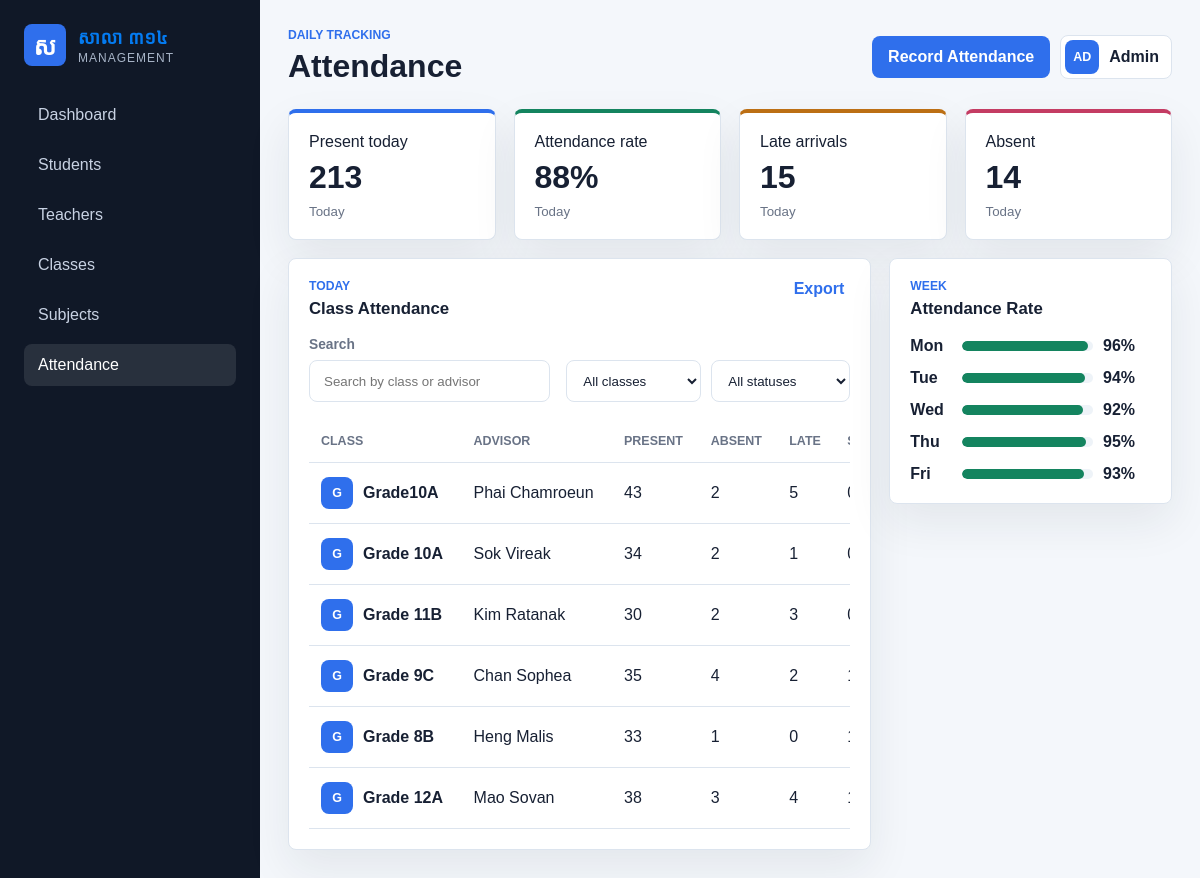
The page /attendance/ on the database its author committed.
### dashboard/models.py (models this page shows, shortened)
class AttendanceRecord(models.Model):
    STATUS_CHOICES = [
        ("Active", "Active"),
        ("Pending", "Pending"),
    ]
    school_class = models.CharField(max_length=80)
    advisor = models.CharField(max_length=120)
    present = models.PositiveIntegerField(default=0)
    absent = models.PositiveIntegerField(default=0)
    late = models.PositiveIntegerField(default=0)
    submitted = models.TimeField()
    status = models.CharField(max_length=20, choices=STATUS_CHOICES, default="Pending")
    date = models.DateField(default=timezone.localdate)
    class Meta:
        ordering = ["submitted", "school_class"]

class DailyAttendance(models.Model):
    day = models.CharField(max_length=10)
    rate = models.PositiveIntegerField()
    sort_order = models.PositiveIntegerField(default=0)
    class Meta:
        ordering = ["sort_order", "id"]

### dashboard/views.py (the view)
# urls.py: path("attendance/", views.attendance, name="attendance"),
def attendance(request):
    records = today_attendance()
    totals = records.aggregate(present=Sum("present"), absent=Sum("absent"), late=Sum("late"))
    present = totals["present"] or 0
    absent = totals["absent"] or 0
    late = totals["late"] or 0
    context = {
        "current_page": "attendance",
        "attendance_stats": [
            stat("Present today", format_number(present), "blue"),
            stat("Attendance rate", attendance_rate(records), "green"),
            stat("Late arrivals", format_number(late), "amber"),
            stat("Absent", format_number(absent), "rose"),
        ],
        "attendance_records": [
            {
                "class": record.school_class,
                "advisor": record.advisor,
                "present": record.present,
                "absent": record.absent,
                "late": record.late,
                "submitted": record.submitted.strftime("%H:%M"),
                "status": record.status,
            }
            for record in records
        ],
        "daily_breakdown": [
            {"day": day.day, "rate": f"{day.rate}%"}
            for day in DailyAttendance.objects.all()
        ],
    }
    return render(request, "dashboard/attendance.html", context)

### dashboard/views.py (called while the page is built)
def format_number(value):
    return f"{value:,}"

def attendance_rate(records):
    totals = records.aggregate(present=Sum("present"), absent=Sum("absent"), late=Sum("late"))
    present = totals["present"] or 0
    absent = totals["absent"] or 0
    late = totals["late"] or 0
    total = present + absent + late
    if total == 0:
        return "0%"
    return f"{round((present / total) * 100)}%"

def stat(label, value, tone, change="Current academic year"):
    return {"label": label, "value": value, "tone": tone, "change": change}

def today_attendance():
    records = AttendanceRecord.objects.filter(date=timezone.localdate())
    if records.exists():
        return records
    return AttendanceRecord.objects.all()

### dashboard/templates/dashboard/attendance.html (shortened to what this page needs)
{% extends "dashboard/base.html" %}
{% block content %}
<header class="topbar">
    <div>
        <p class="eyebrow">Daily tracking</p>
        <h1>Attendance</h1>
    </div>
    <div class="topbar-actions">
        <button class="primary-button" type="button">Record Attendance</button>
        <div class="profile-chip">
            <span class="avatar">AD</span>
            <span>Admin</span>
        </div>
    </div>
</header>
<section class="stats-grid" aria-label="Attendance statistics">
    {% for stat in attendance_stats %}
        <article class="stat-card {{ stat.tone }}">
            <span>{{ stat.label }}</span>
            <strong>{{ stat.value }}</strong>
            <small>Today</small>
        </article>
    {% endfor %}
</section>
<section class="dashboard-grid teacher-overview">
    <div class="panel wide">
        <div class="panel-header">
            <div>
                <p class="eyebrow">Today</p>
                <h2>Class Attendance</h2>
            </div>
            <button class="text-button" type="button">Export</button>
        </div>
        <div class="student-toolbar">
            <label class="search-field">
                <span>Search</span>
                <input type="search" placeholder="Search by class or advisor">
            </label>
            <div class="filter-row">
                <select aria-label="Filter by class">
                    <option>All classes</option>
                </select>
                <select aria-label="Filter by submission status">
                    <option>All statuses</option>
                </select>
            </div>
        </div>
        <div class="table-wrap">
            <table class="data-table">
                <thead>
                    <tr>
                        <th>Class</th>
                        <th>Advisor</th>
                        <th>Present</th>
                        <th>Absent</th>
                        <th>Late</th>
                        <th>Submitted</th>
                    </tr>
                </thead>
                <tbody>
                    {% for record in attendance_records %}
                        <tr>
                            <td>
                                <div class="student-name">
                                    <span class="avatar small">{{ record.class|slice:":1" }}</span>
                                    <strong>{{ record.class }}</strong>
                                </div>
                            </td>
                            <td>{{ record.advisor }}</td>
                            <td>{{ record.present }}</td>
                            <td>{{ record.absent }}</td>
                            <td>{{ record.late }}</td>
                            <td>{{ record.submitted }}</td>
                        </tr>
                    {% endfor %}
                </tbody>
            </table>
        </div>
    </div>
    <aside class="panel">
        <div class="panel-header">
            <div>
                <p class="eyebrow">Week</p>
                <h2>Attendance Rate</h2>
            </div>
        </div>
        <div class="attendance-list">
            {% for day in daily_breakdown %}
                <article class="attendance-item">
                    <span>{{ day.day }}</span>
                    <div class="attendance-meter" aria-label="{{ day.day }} attendance {{ day.rate }}">
                        <i style="--width: {{ day.rate }}"></i>
                    </div>
                    <strong>{{ day.rate }}</strong>
                </article>
            {% endfor %}
        </div>
    </aside>
</section>
{% endblock %}

### dashboard/static/dashboard/styles.css (style rules this page uses)
:root { --bg: #f4f7fb; --surface: #ffffff; --surface-soft: #eef3f8; --text: #172033; --muted: #697386; --line: #dce4ee; --blue: #2f6fec; --green: #14845f; --amber: #bc6f14; --rose: #c43c63; --shadow: 0 18px 45px rgba(23, 32, 51, 0.08); }
* { box-sizing: border-box; }
body { margin: 0; min-height: 100vh; background: var(--bg); color: var(--text); font-family: Arial, Helvetica, sans-serif; }
button, a { font: inherit; }
.brand-mark, .avatar { display: inline-grid; place-items: center; width: 42px; height: 42px; border-radius: 8px; background: #2f6fec; color: #fff; font-weight: 700; }
.brand small, .timeline span, .stat-card small { display: block; color: var(--muted); }
.topbar { display: flex; align-items: center; justify-content: space-between; gap: 20px; margin-bottom: 24px; }
.eyebrow { margin: 0 0 6px; color: var(--blue); font-size: 0.76rem; font-weight: 700; letter-spacing: 0; text-transform: uppercase; }
h1, h2, p { margin-top: 0; }
h1 { margin-bottom: 0; font-size: 2rem; }
h2 { margin-bottom: 0; font-size: 1.05rem; }
.topbar-actions { display: flex; align-items: center; gap: 10px; }
.primary-button { min-height: 42px; padding: 0 16px; border: 0; border-radius: 8px; background: var(--blue); color: #fff; cursor: pointer; font-weight: 700; }
.profile-chip { display: flex; align-items: center; gap: 10px; min-height: 42px; padding: 4px 12px 4px 4px; border: 1px solid var(--line); border-radius: 8px; background: var(--surface); font-weight: 700; }
.avatar { width: 34px; height: 34px; font-size: 0.78rem; }
.avatar.small { width: 32px; height: 32px; font-size: 0.78rem; }
.stats-grid, .dashboard-grid { display: grid; gap: 18px; }
.stats-grid { grid-template-columns: repeat(4, minmax(0, 1fr)); margin-bottom: 18px; }
.stat-card, .panel { border: 1px solid var(--line); border-radius: 8px; background: var(--surface); box-shadow: var(--shadow); }
.stat-card { display: grid; gap: 8px; padding: 20px; border-top: 4px solid var(--blue); }
.stat-card strong { font-size: 2rem; }
.stat-card.green { border-top-color: var(--green); }
.stat-card.amber { border-top-color: var(--amber); }
.stat-card.rose { border-top-color: var(--rose); }
.dashboard-grid { grid-template-columns: repeat(3, minmax(0, 1fr)); }
.panel { padding: 20px; }
.panel.wide { grid-column: span 2; }
.panel-header { display: flex; align-items: start; justify-content: space-between; gap: 16px; margin-bottom: 18px; }
.student-toolbar { display: flex; align-items: end; justify-content: space-between; gap: 16px; margin-bottom: 18px; }
.search-field { display: grid; gap: 8px; width: min(420px, 100%); color: var(--muted); font-size: 0.86rem; font-weight: 700; }
.search-field input, .filter-row select { min-height: 42px; border: 1px solid var(--line); border-radius: 8px; background: #fff; color: var(--text); }
.search-field input { padding: 0 14px; }
.filter-row { display: flex; gap: 10px; }
.filter-row select { padding: 0 36px 0 12px; }
.table-wrap { overflow-x: auto; }
.data-table { width: 100%; min-width: 820px; border-collapse: collapse; }
.data-table th, .data-table td { padding: 14px 12px; border-bottom: 1px solid var(--line); text-align: left; white-space: nowrap; }
.data-table th { color: var(--muted); font-size: 0.78rem; text-transform: uppercase; }
.student-name { display: flex; align-items: center; gap: 10px; }
.text-button { border: 0; background: transparent; color: var(--blue); cursor: pointer; font-weight: 700; }
.teacher-overview { align-items: start; }
.attendance-list { display: grid; gap: 14px; }
.attendance-item { display: grid; grid-template-columns: 42px 1fr 48px; align-items: center; gap: 10px; }
.attendance-item span, .attendance-item strong { font-weight: 700; }
.attendance-meter { height: 10px; overflow: hidden; border-radius: 999px; background: var(--surface-soft); }
.attendance-meter i { display: block; width: var(--width); height: 100%; border-radius: inherit; background: var(--green); }

### rows shown on the page
AttendanceRecord: class "G", class "Grade10A", advisor "Phai Chamroeun", present "43", absent "2", late "5"
AttendanceRecord: class "G", class "Grade 10A", advisor "Sok Vireak", present "34", absent "2", late "1"
AttendanceRecord: class "G", class "Grade 11B", advisor "Kim Ratanak", present "30", absent "2", late "3"
AttendanceRecord: class "G", class "Grade 9C", advisor "Chan Sophea", present "35", absent "4", late "2"
AttendanceRecord: class "G", class "Grade 8B", advisor "Heng Malis", present "33", absent "1", late "0"
AttendanceRecord: class "G", class "Grade 12A", advisor "Mao Sovan", present "38", absent "3", late "4"
DailyAttendance: day "Mon"
DailyAttendance: day "Tue"
DailyAttendance: day "Wed"
DailyAttendance: day "Thu"
DailyAttendance: day "Fri"

### other values the page prints
{{ stat.label }} "Present today" "Attendance rate" "Late arrivals" "Absent"
{{ stat.value }} "213" "88%" "15" "14"
{{ day.rate }} "96%" "94%" "92%" "95%" "93%"
